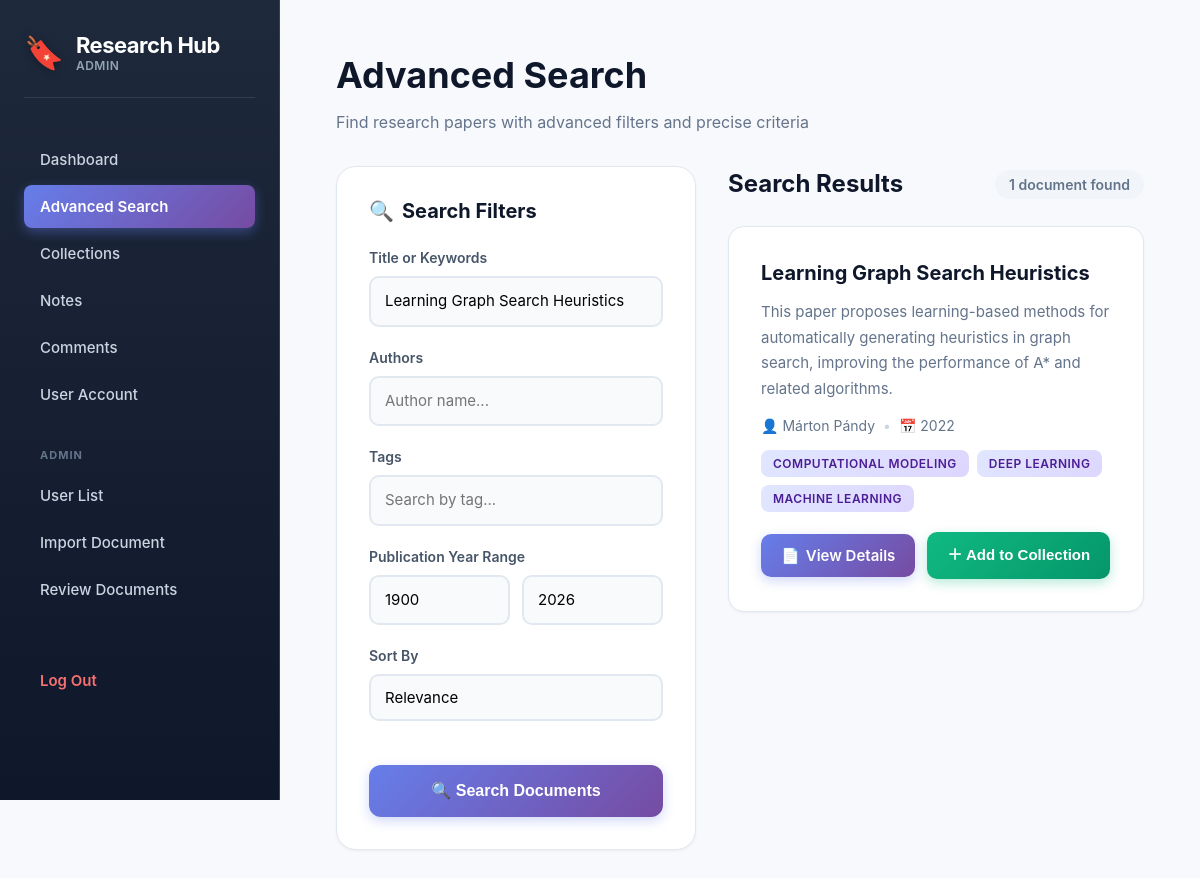
Page /advanced_search.php?title=Learning Graph Search Heuristics (signed in) on the committed database.
### tables this page shows
CREATE TABLE Document (
    DocumentID INT AUTO_INCREMENT PRIMARY KEY,
    Title VARCHAR(500) NOT NULL,
    Abstract TEXT,
    PublicationYear YEAR,
    SourceID INT,
    Area VARCHAR(255),
    ISBN VARCHAR(50) UNIQUE,
    LinkPath VARCHAR(500),
    ImportDate DATE DEFAULT (CURDATE()),
    ReviewStatus ENUM('Pending', 'Approved', 'Rejected') DEFAULT 'Pending',
    FOREIGN KEY (SourceID) REFERENCES Source(SourceID)
);

### advanced_search.php (the view, shortened to what this page needs)
<?php
require_once "includes/connect.php";
$role     = $_SESSION['Role'];
$q_title   = $_GET['title']   ?? "";
$q_author  = $_GET['author']  ?? "";
$q_tag     = $_GET['tag']     ?? "";
$year_from = $_GET['year_from'] ?? "";
$year_to   = $_GET['year_to']   ?? "";
$sort      = $_GET['sort']      ?? "relevance";
$hasSearched = isset($_GET['title']) || isset($_GET['author']) || isset($_GET['tag']) || isset($_GET['year_from']) || isset($_GET['year_to']);
$results = [];
if ($hasSearched) {
    if ($year_from === "") {
        $year_from = 1900;
    }
    if ($year_to === "") {
        $year_to = date('Y');
    }
    $sql = "
        SELECT
            D.DocumentID,
            D.Title,
            D.Abstract,
            D.PublicationYear,
            GROUP_CONCAT(DISTINCT CONCAT(A.FirstName,' ',A.LastName) SEPARATOR ', ') AS Authors,
            GROUP_CONCAT(DISTINCT T.TagName SEPARATOR ', ') AS Tags,
            (
                (D.Title LIKE :title_exact) * 3 +
                (D.Abstract LIKE :title_exact) * 2 +
                (CONCAT(A.FirstName,' ',A.LastName) LIKE :author_exact) * 2 +
                (T.TagName LIKE :tag_exact) * 1
            ) AS relevance_score
        FROM Document D
        LEFT JOIN DocumentAuthor DA ON D.DocumentID = DA.DocumentID
        LEFT JOIN Author A ON DA.AuthorID = A.AuthorID
        LEFT JOIN DocumentTag DT ON D.DocumentID = DT.DocumentID
        LEFT JOIN Tag T ON DT.TagID = T.TagID
        WHERE 1=1
            AND D.ReviewStatus = 'approved'
    ";
    if ($q_title !== "") {
        $sql .= " AND (D.Title LIKE :title OR D.Abstract LIKE :title)";
    }
    $sql .= " AND (D.PublicationYear BETWEEN :year_from AND :year_to)";
    $sql .= " GROUP BY D.DocumentID ";
    if ($sort === "newest") {
        $sql .= " ORDER BY D.PublicationYear DESC";
    } elseif ($sort === "title") {
        $sql .= " ORDER BY D.Title ASC";
    } else {
        $sql .= " ORDER BY relevance_score DESC";
    }
    $stmt = $conn->prepare($sql);
    if ($q_title !== "") {
        $stmt->bindValue(':title', "%$q_title%");
    }
    $stmt->bindValue(':year_from', $year_from, PDO::PARAM_INT);
    $stmt->bindValue(':year_to', $year_to, PDO::PARAM_INT);
    $stmt->bindValue(':title_exact', "%$q_title%");
    $stmt->bindValue(':author_exact', "%$q_author%");
    $stmt->bindValue(':tag_exact', "%$q_tag%");
    $stmt->execute();
    $results = $stmt->fetchAll(PDO::FETCH_ASSOC);
}
?>
<!DOCTYPE html>
<html lang="en">
<head>
    <link rel="stylesheet" href="assets/css/globals.css">
</head>
<body>
<aside class="sidebar">
    <div class="app-title">
        <span class="icon">🔖</span>
        <div>
            <div class="title">Research Hub</div>
            <div class="role"><?= strtolower(htmlspecialchars($role)) ?></div>
        </div>
    </div>
    <nav class="menu">
        <a href="dashboard.php">Dashboard</a>
        <a href="advanced_search.php" class="active">Advanced Search</a>
        <a href="collections.php">Collections</a>
        <a href="notes.php">Notes</a>
        <a href="comments.php">Comments</a>
        <a href="user_account.php">User Account</a>
    </nav>
    <?php if (strtolower($role)==="admin"): ?>
    <div class="menu-heading">Admin</div>
    <nav class="menu">
        <a href="user_list.php">User List</a>
        <a href="import_document.php">Import Document</a>
        <a href="review_documents.php">Review Documents</a>
    </nav>
    <?php endif; ?>
    <a href="logout.php" class="logout">Log Out</a>
</aside>
<div class="main">
<h1>Advanced Search</h1>
<p class="subtitle">Find research papers with advanced filters and precise criteria</p>
<div class="search-layout">
<div class="filters-box">
    <div class="filters-title">
        <span>🔍</span> Search Filters
    </div>
    <form method="GET">
        <div class="filter-group">
            <label class="filter-label">Title or Keywords</label>
            <input class="input" type="text" name="title"
                   placeholder="Enter title or keywords..."
                   value="<?= htmlspecialchars($q_title) ?>">
        </div>
        <div class="filter-group">
            <label class="filter-label">Authors</label>
            <input class="input" type="text" name="author"
                   placeholder="Author name..."
                   value="<?= htmlspecialchars($q_author) ?>">
        </div>
        <div class="filter-group">
            <label class="filter-label">Tags</label>
            <input class="input" type="text" name="tag"
                   placeholder="Search by tag..."
                   value="<?= htmlspecialchars($q_tag) ?>">
        </div>
        <div class="filter-group">
            <label class="filter-label">Publication Year Range</label>
            <div class="year-inputs">
                <input class="input" type="number" name="year_from"
                       placeholder="From"
                       value="<?= htmlspecialchars($year_from) ?>" min="1900" max="2025">
                <input class="input" type="number" name="year_to"
                       placeholder="To"
                       value="<?= htmlspecialchars($year_to) ?>" min="1900" max="2025">
            </div>
        </div>
        <div class="filter-group">
            <label class="filter-label">Sort By</label>
            <select name="sort" class="input">
                <option value="relevance" <?= $sort=="relevance"?"selected":"" ?>>Relevance</option>
            </select>
        </div>
        <button type="submit" class="search-btn">
            🔍 Search Documents
        </button>
    </form>
</div>
<div class="results-box">
    <?php if (!$hasSearched): ?>
        <div class="initial-state">
            <div class="initial-state-icon">🔍</div>
            <div class="initial-state-title">Ready to Search</div>
            <div class="initial-state-text">
                Use the filters on the left to search for research papers.<br>
                You can search by title, author, tags, or publication year.
            </div>
        </div>
    <?php else: ?>
        <div class="results-header">
            <h2>Search Results</h2>
            <div class="results-count">
                <?= count($results) ?> document<?= count($results) != 1 ? 's' : '' ?> found
            </div>
        </div>
        <?php if (empty($results)): ?>
            <div class="empty-state">
                <div class="empty-state-icon">📭</div>
                <div class="empty-state-text">
                    No documents found matching your criteria.<br>
                    Try adjusting your search filters.
                </div>
            </div>
        <?php else: ?>
            <?php foreach ($results as $d): ?>
            <div class="result-card">
                <h3 class="result-title">
                    <?= htmlspecialchars($d['Title']) ?>
                </h3>
                <p class="result-abstract">
                    <?= htmlspecialchars(substr($d['Abstract'], 0, 200)) . (strlen($d['Abstract']) > 200 ? "..." : "") ?>
                </p>
                <div class="result-meta">
                    <span>👤 <?= htmlspecialchars($d['Authors'] ?: 'Unknown authors') ?></span>
                    <span class="meta-separator">•</span>
                    <span>📅 <?= htmlspecialchars($d['PublicationYear']) ?></span>
                </div>
                <?php if (!empty($d['Tags'])): ?>
                <div class="tags-container">
                    <?php foreach (explode(",", $d['Tags']) as $tg): ?>
                        <?php if (trim($tg) !== ""): ?>
                            <span class="tag"><?= htmlspecialchars(trim($tg)) ?></span>
                        <?php endif; ?>
                    <?php endforeach; ?>
                </div>
                <?php endif; ?>
                <div class="result-actions">
                    <a href="document_view.php?id=<?= $d['DocumentID'] ?>" class="btn btn-primary">
                        <span>📄</span> View Details
                    </a>
                    <button class="btn btn-add" onclick="openAddModal(<?= $d['DocumentID'] ?>)">
                        ＋ Add to Collection
                    </button>
                </div>
            </div>
            <?php endforeach; ?>
        <?php endif; ?>
    <?php endif; ?>
</div>
</div>
</div>
</body>
</html>

### assets/css/globals.css (style rules this page uses)
:root { --font-size: 16px; --background: #ffffff; --foreground: oklch(0.145 0 0); --card: #ffffff; --card-foreground: oklch(0.145 0 0); --popover: oklch(1 0 0); --popover-foreground: oklch(0.145 0 0); --primary: #030213; --primary-foreground: oklch(1 0 0); --secondary: oklch(0.95 0.0058 264.53); --secondary-foreground: #030213; --muted: #ececf0; --muted-foreground: #717182; --accent: #e9ebef; --accent-foreground: #030213; --destructive: #d4183d; --destructive-foreground: #ffffff; --border: rgba(0, 0, 0, 0.1); --input: transparent; --input-background: #f3f3f5; --switch-background: #cbced4; --font-weight-medium: 500; --font-weight-normal: 400; --ring: oklch(0.708 0 0); --chart-1: oklch(0.646 0.222 41.116); --chart-2: oklch(0.6 0.118 184.704); --chart-3: oklch(0.398 0.07 227.392); --chart-4: oklch(0.828 0.189 84.429); --chart-5: oklch(0.769 0.188 70.08); --radius: 0.625rem; --sidebar: oklch(0.985 0 0); --sidebar-foreground: oklch(0.145 0 0); --sidebar-primary: #030213; --sidebar-primary-foreground: oklch(0.985 0 0); --sidebar-accent: oklch(0.97 0 0); --sidebar-accent-foreground: oklch(0.205 0 0); --sidebar-border: oklch(0.922 0 0); --sidebar-ring: oklch(0.708 0 0); }
html { font-size: var(--font-size); }
body { background: var(--background); color: var(--foreground); margin: 0; padding: 0; font-family: Arial, sans-serif; }
* { border-color: var(--border); outline-color: var(--ring); }
h1 { font-size: 2rem; font-weight: var(--font-weight-medium); line-height: 1.5; }
h2 { font-size: 1.5rem; font-weight: var(--font-weight-medium); line-height: 1.5; }
h3 { font-size: 1.25rem; font-weight: var(--font-weight-medium); line-height: 1.5; }
h4, label, button, input, p { font-size: 1rem; line-height: 1.5; }
input { font-weight: var(--font-weight-normal); }
button { font-weight: var(--font-weight-medium); }
.btn-add { background: var(--primary); color: var(--primary-foreground); padding: 8px 14px; border-radius: 10px; border: none; cursor: pointer; font-size: 0.95rem; transition: background 0.15s ease, transform 0.15s ease; }

### rows in the picture
document: Title "Learning Graph Search Heuristics", Abstract "This paper proposes learning-based methods for automatically generating heuristics in graph search, improving the performance of A* and related algorithms.", Authors "Márton Pándy", PublicationYear "2022", tg "COMPUTATIONAL MODELING", tg "DEEP LEARNING", tg "MACHINE LEARNING"

### other values in the picture
$role "ADMIN"
count($results) "1"
